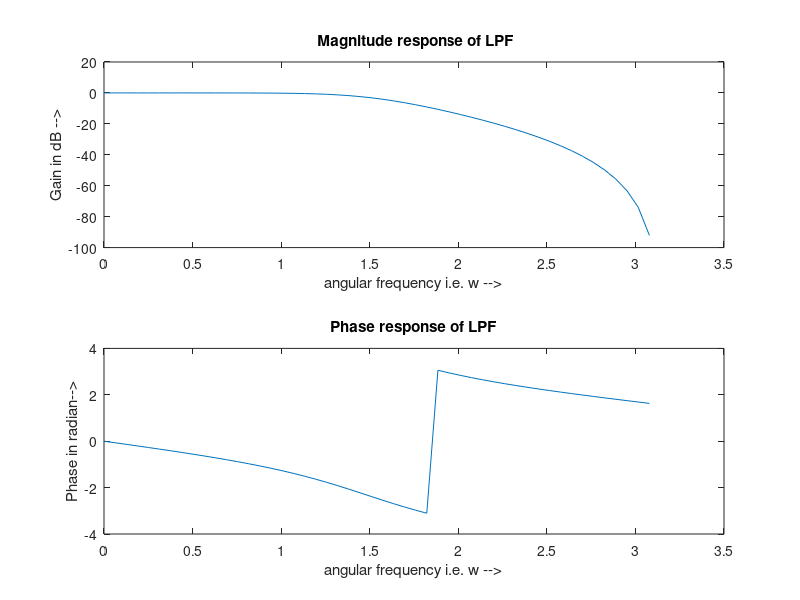
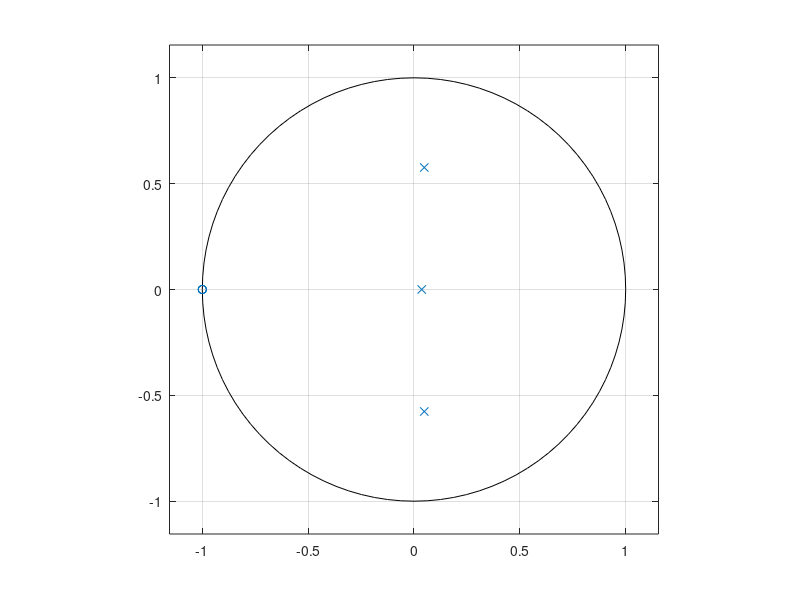

MATLAB code to generate these figures, in order:
clc
clear all  
close all  

fp = 200; 
fs = 800;  
fsf = 3000;  

wp = 2*pi*fp/fsf;  
ws = 2*pi*fs/fsf;  

fprintf('wp is %f\n',wp);  
fprintf('ws is %f\n',ws);  
T=0.5;

omegap = (2/T)*tan(wp/2);  
omegas = (2/T)*tan(ws/2); 

alphap = 2;  
alphas = 40;  

[N omegac] = buttord(omegap,omegas,alphap,alphas,'s'); 
[b a] = butter(N,omegac,'s');  
tf(b,a)

[c d] = bilinear(b,a,(1/T));  
[h w] = freqz(c,d,50);  
tf(c,d,-1) 

mag = 20*log10(abs(h));  
phase = angle(h);  

subplot(2,1,1);
plot(w,mag);  
xlabel('angular frequency i.e. w -->');  
ylabel('Gain in dB -->');  
title(' Magnitude response of LPF');  

subplot(2,1,2);
plot(w,phase);  
xlabel('angular frequency i.e. w -->'); 
ylabel('Phase in radian-->');  
title('Phase response of LPF');  

[z p] = tf2zp(c,d) 
figure(2);  
zplane(c,d); 
